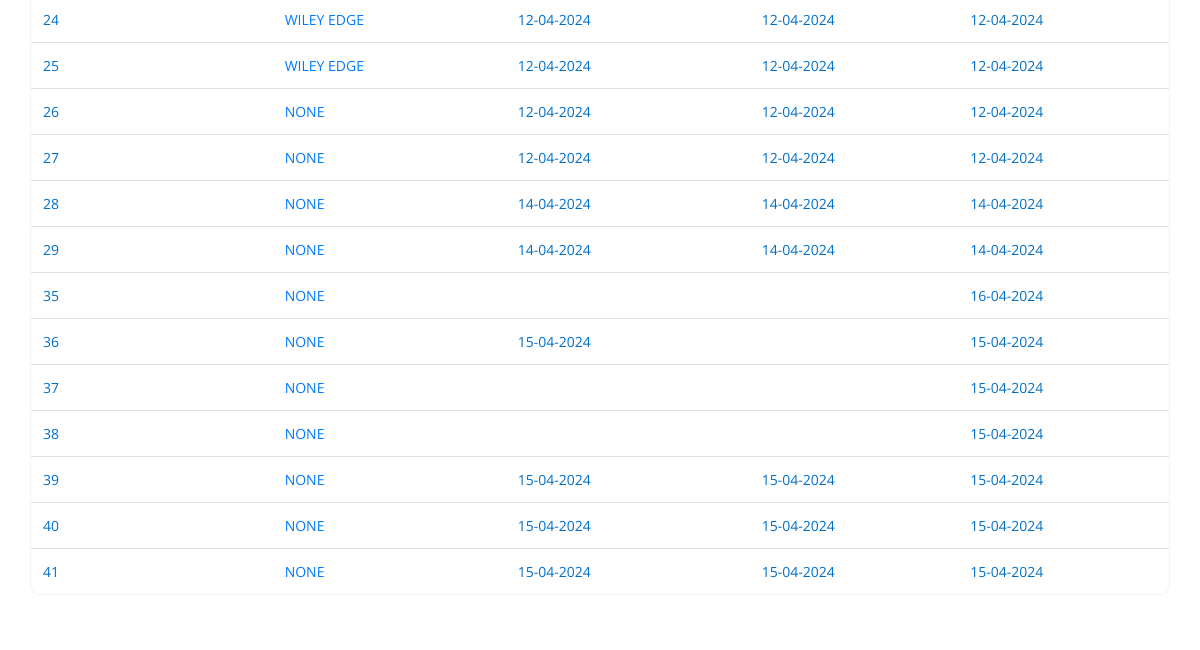
Before: /asset_management/assets-reports-order-page/ (lower part) with the older database file.
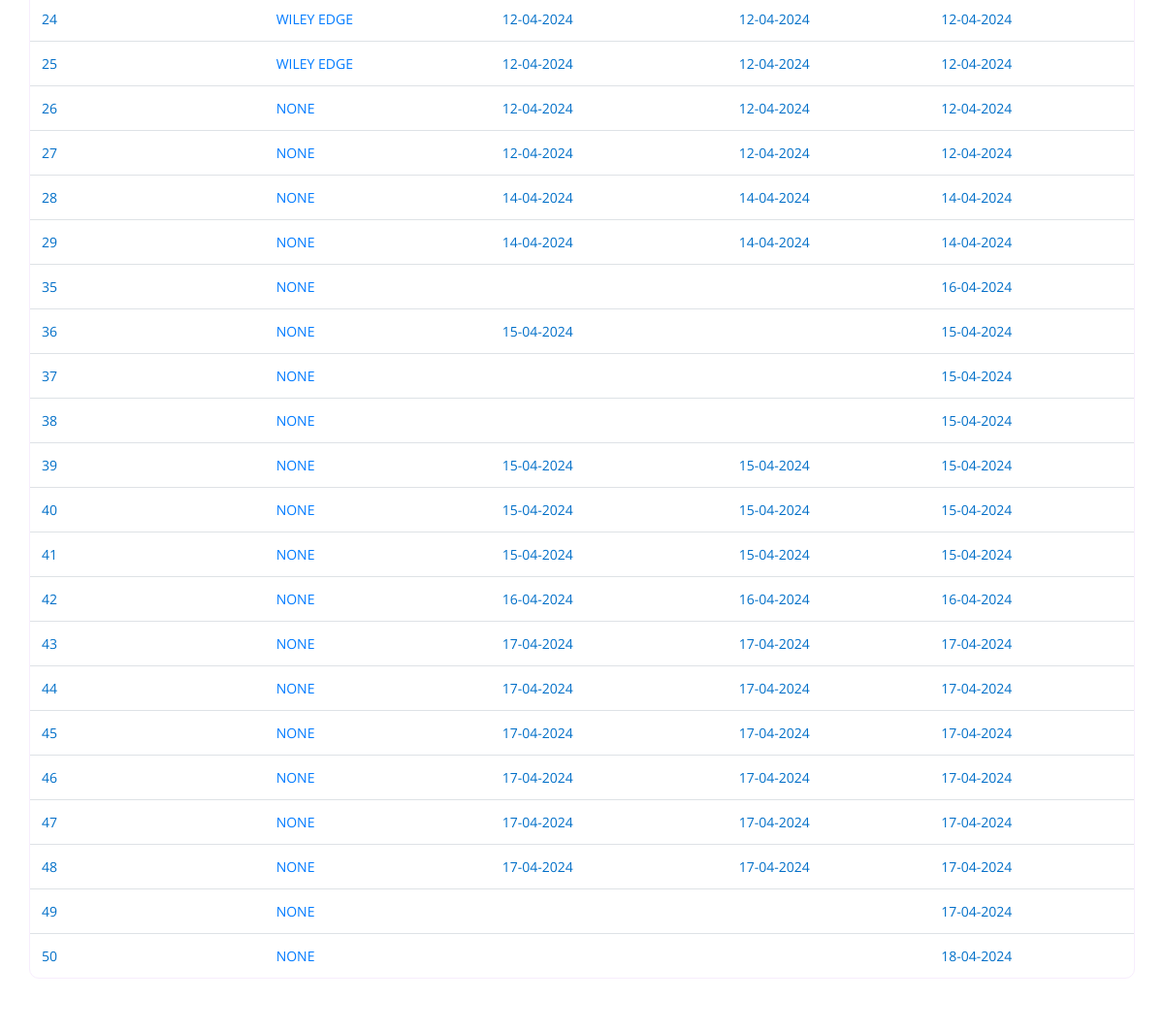
After: the same page with the newer database file.
### orders/models.py (models this page shows)
class OrderDetail(models.Model):
    from requirements.models import RequirementCust
    class OrderStatus(models.IntegerChoices):
            BOOKED = 1,
            APPROVED = 2,
            CANCELLED = 3,
            DISPATCHED = 4,
    assets = models.ManyToManyField(AssetMaster, related_name='order_details', blank=True)
    customer_id = models.ForeignKey(CustomerDetail, on_delete=models.SET_NULL, null=True)
    req_id = models.ForeignKey(RequirementCust, on_delete=models.SET_NULL, null=True)
    price = models.CharField(null=True, blank=True, max_length=50)
    order_status = models.IntegerField(choices=OrderStatus.choices, default=OrderStatus.BOOKED)
    organization = models.CharField(max_length=100, blank=True, null=True)
    remarks = models.CharField(max_length=100, null=True, blank=True)
    customer = models.CharField(max_length=100, null=True, blank=True)
    deployment_date = models.DateField(null=True, blank=True)
    return_date = models.DateField(null=True, blank=True)
    name_of_consignee = models.CharField(max_length=100, blank=True, null=True)
    invoice_number = models.CharField(max_length=100, blank=True, null=True)
    mode_of_dispatch = models.CharField(max_length=100, blank=True, null=True)
    transportation = models.CharField(max_length=100, blank=True, null=True)
    order_to = models.CharField(max_length=100, blank=True, null=True)
    order_from = models.CharField(max_length=100, blank=True, null=True)
    out_date_and_time = models.DateField(null=True, blank=True)
    prepared_by_name = models.CharField(max_length=100, blank=True, null=True)
    prepared_by_email = models.CharField(max_length=100, blank=True, null=True)
    poc_at_venue_name = models.CharField(max_length=100, blank=True, null=True)
    approver_email = models.CharField(max_length=100, blank=True, null=True)
    truck_details = models.CharField(max_length=100, blank=True, null=True)
    contact_details = models.CharField(max_length=100, blank=True, null=True)
    driver_details = models.CharField(max_length=100, blank=True, null=True)
    purpose = models.CharField(max_length=100, blank=True, null=True)
    reason = models.CharField(max_length=100, blank=True, null=True)
    office_address = models.CharField(max_length=100, blank=True, null=True)
    website = models.CharField(max_length=100, blank=True, null=True)
    challan_number = models.CharField(max_length=100, blank=True, null=True)
    maker_email = models.CharField(max_length=100, blank=True, null=True)
    checker_email = models.CharField(max_length=100, blank=True, null=True)
    approve_order = models.BooleanField(default=False)
    order_dispatch = models.BooleanField(default=False)

### reports/views.py (the view)
# urls.py: path('assets-reports-order-page/', asset_report_order_analysis, name='asset_report_order_analysis'),
def asset_report_order_analysis(request):
    ctx={}
    all_orders = OrderDetail.objects.all().values("id","organization",
                                                  "out_date_and_time",
                                                  "deployment_date", "return_date")
    ctx['all_orders'] = all_orders
    return render(request, 'asset_order_report_table.html', ctx)

### reports/templates/asset_order_report_table.html (shortened to what this page needs)
{% load static%}
{% include 'base_dashboard.html' %}
{% block content %}
<link rel="stylesheet" href="//cdn.jsdelivr.net/npm/alertifyjs@1.13.1/build/css/alertify.min.css"/>
<link rel="stylesheet" href="//cdn.jsdelivr.net/npm/alertifyjs@1.13.1/build/css/themes/default.min.css"/>
<section class="assest-container-table">
    <table class="table">
        <tbody>
            {% for m in all_orders %}
            <tr>
                <td class="tbname">{{m.id}}</td>
                <td class="tbname">
                    <a href="/asset_management/assets-reports-allocated-to-orders/{{m.id}}/">{{m.organization}}</a>
                </td>
                <td class="tbname">{{m.out_date_and_time|date:'d-m-Y'}}</td>
                <td class="tbname">{{m.deployment_date|date:'d-m-Y'}}</td>
                <td class="tbname">{{m.return_date|date:'d-m-Y'}}</td>
            </tr>
            {% endfor %}
        </tbody>
    </table>
    <div class="pagidis">
    <div class="card text-center" style="border: none;">
            <div class="card-footer text-body-secondary" style="background-color: #fff; border: none;" >
            </div>
    </div>
</div>
</section>
{% endblock content %}

Changed rows visible on the page:
added OrderDetail: id "42", organization "NONE", out_date_and_time "16-04-2024", deployment_date "16-04-2024", return_date "16-04-2024"
added OrderDetail: id "43", organization "NONE", out_date_and_time "17-04-2024", deployment_date "17-04-2024", return_date "17-04-2024"
added OrderDetail: id "44", organization "NONE", out_date_and_time "17-04-2024", deployment_date "17-04-2024", return_date "17-04-2024"
added OrderDetail: id "45", organization "NONE", out_date_and_time "17-04-2024", deployment_date "17-04-2024", return_date "17-04-2024"
added OrderDetail: id "46", organization "NONE", out_date_and_time "17-04-2024", deployment_date "17-04-2024", return_date "17-04-2024"
added OrderDetail: id "47", organization "NONE", out_date_and_time "17-04-2024", deployment_date "17-04-2024", return_date "17-04-2024"
added OrderDetail: id "48", organization "NONE", out_date_and_time "17-04-2024", deployment_date "17-04-2024", return_date "17-04-2024"
added OrderDetail: id "49", organization "NONE", return_date "17-04-2024"
added OrderDetail: id "50", organization "NONE", return_date "18-04-2024"
